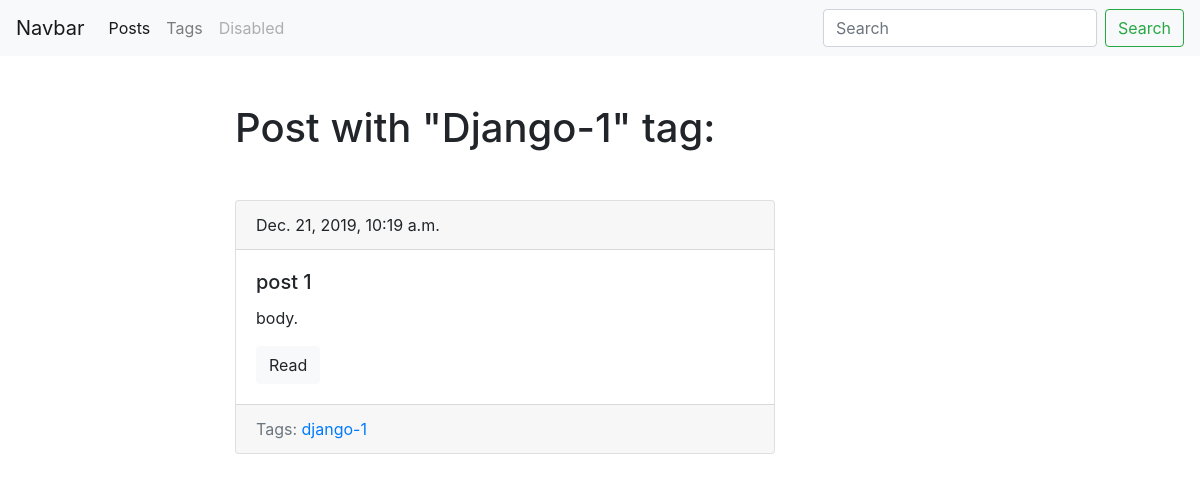
Before: /blog/tag/django-1/ with the older database file.
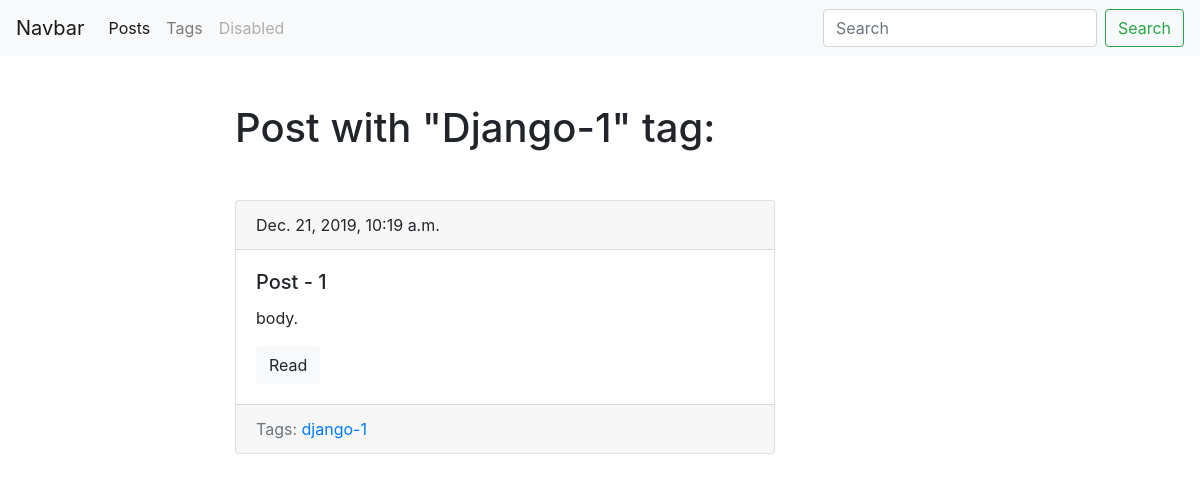
After: the same page with the newer database file.
### blog/models.py (models this page shows, shortened)
class Post(models.Model):
    title = models.CharField(max_length=150, db_index=True)
    slug = models.SlugField(max_length=150, blank=True, unique=True)
    body = models.TextField(blank=True, db_index=True)
    tags = models.ManyToManyField('Tag', blank=True, related_name='posts')
    date_pub = models.DateTimeField(auto_now_add=True)
    def get_absolute_url(self):
        return reverse('post_detail_url', kwargs={'slug': self.slug})
    class Meta:
        ordering = ['-date_pub']

### blog/views.py (the view)
# urls.py: path('tag/<str:slug>/', TagDetail.as_view(), name="tag_detail_url"),
class TagDetail(ObjectDetailMixin, View):
    model = Tag
    template = 'blog/tag_detail.html'

### blog/models.py (called while the page is built)
    def get_absolute_url(self):
        return reverse('tag_detail_url', kwargs={'slug': self.slug})

### blog/utils.py (called while the page is built)
    def get(self, request, slug):
        obj = get_object_or_404(self.model, slug=slug)
        return render(request, self.template, context={self.model.__name__.lower(): obj, 'admin_object': obj, 'detail': True})

### blog/templates/blog/tag_detail.html (shortened to what this page needs)
{% extends 'blog/base_blog.html' %}
{% block content  %}
    <h1 class="mb-5">Post with "{{ tag.title|title }}" tag:</h1>
    {% for post in tag.posts.all %}
    {% include 'blog/includes/post_card_template.html' %}
    {% endfor %}
{% endblock %}

### blog/templates/blog/includes/post_card_template.html
<div class="card mb-4">
    <div class="card-header">
      {{ post.date_pub }}
    </div>
    <div class="card-body">
      <h5 class="card-title">{{ post.title }}</h5>
      <p class="card-text">{{ post.body|truncatewords:15 }}.</p>
      <a href="{{ post.get_absolute_url }}" class="btn btn-light">Read</a>
    </div>
    <div class="card-footer text-muted">
        Tags:
        {% for tag in post.tags.all %}
            <a href="{{ tag.get_absolute_url }}">{{ tag.title }}</a>
        {% endfor %}
    </div>
  </div>

Changed rows visible on the page:
changed Post "body": title "post 1" → "Post - 1"
